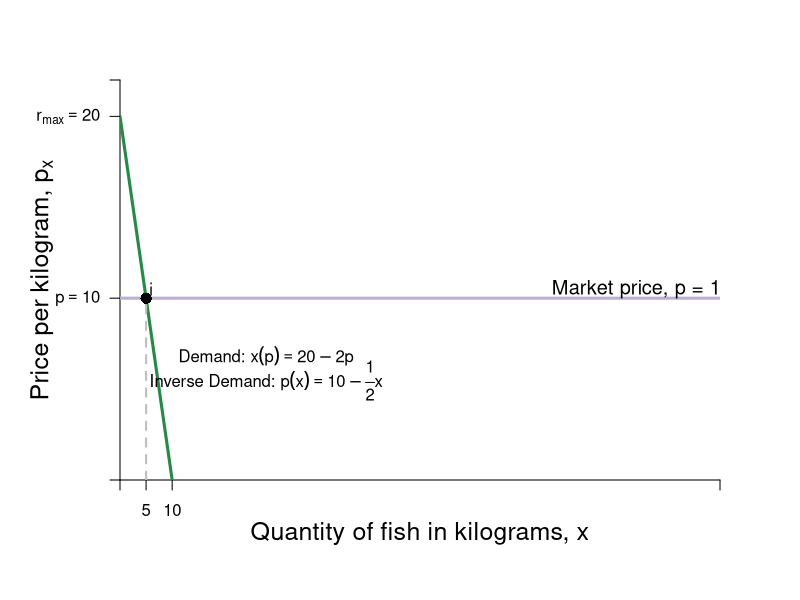

This chart was generated by the following R code:
require(shape)
pdf(file = "indmarketdemand/demand_market_indiv.pdf", width = 9, height = 7)

#Set parameters for graphics
axislabelsize <- 1.5
labelsize <- 1.2
graphlinewidth <- 3
segmentlinewidth <- 2

COL <- c("#7fc97f", "#beaed4", "#fdc086", "#ffff99", "#386cb0", "#f0027f", "#bf5b17", "#666666")
COLA <- c("#99d8c9","#66c2a4","#41ae76", "#238b45", "#005824")
COLB <- c("#4eb3d3", "#2b8cbe", "#0868ac","#084081")

par(mar =  c(6, 6, 4, 4))

MarketD <- function(x, rmax = 20, xmax = 10, n = 10) {
  rmax - (rmax/(n*xmax))*x
}

mrsA <- function(x, rmax = 20, xmax = 10) {
  rmax - (rmax/xmax)*x
}

uA <- function(x, y, rmax = 20, xmax = 10) {
  y + rmax*x - (1/2)(rmax/xmax)*x^2
}

xlims <- c(0, 115)
ylims <- c(0, 22)

npts <- 501 
x <- seq(xlims[1], xlims[2], length.out = npts)
y <- seq(ylims[1], ylims[2], length.out = npts) 
a <- c(46.08, 55, 64)
b <- c(46.08, 55, 64)

plot(0, 0, xlim = xlims, ylim = ylims, type = "n",
     xlab = expression(paste("")),
     ylab = expression(paste("")), 
     xaxt = "n", 
     yaxt = "n", 
     cex.lab = axislabelsize, 
     bty = "n",
     xaxs="i", 
     yaxs="i")

# ticksy <- seq(from = 0, to = ylims[2], by = 2)
# ylabels <- seq(from = 0, to = ylims[2], by = 2)
# ticksx <- seq(from = 0, to = xlims[2], by = 2)
# xlabels <- seq(from = 0, to = xlims[2], by = 2)
ticksy <- c(0, 10, 20, ylims[2])
ylabels <- c(NA, expression(paste(p == 10)), expression(paste(r[max] == 20)), NA)
ticksx <- c(0, 5, 10, xlims[2])
xlabels <- c(NA, expression(5), expression(paste(10)), NA)

axis(1, at = ticksx, pos = 0, labels = xlabels)
axis(2, at = ticksy, pos = 0, labels = ylabels, las = 1)

npts <- 500 
xx1 <- seq(xlims[1], xlims[2], length.out = npts)

#xpoly <- c(0, 10, 0)
#ypoly <- c(5, 5, 10)
#polygon(x = xpoly, y = ypoly, col = COL[4], density=NULL, border = NA)

#Lines for mrs graph
#lines(xx1, MarketD(xx1, rmax = 20, xmax = 10, n = 10), col = COLA[4], lwd = graphlinewidth)
lines(xx1, mrsA(xx1, rmax = 20, xmax = 10), col = COLA[4], lwd = graphlinewidth)

segments(0, 10, xlims[2], 10, lty = 1, col = COL[2] , lwd = graphlinewidth)
segments(5, 0, 5, 10, lty = 2, col = "gray" , lwd = segmentlinewidth)

#Label axes
mtext(expression(paste("Quantity of fish in kilograms, ", x)), side=1, line = 2.5, cex = axislabelsize)
text(-15, 0.5*ylims[2], expression(paste("Price per kilogram, ", p[x])), xpd = TRUE, cex = axislabelsize, srt = 90) 

points(5, 10, pch = 16, col = "black", cex = 1.5)
text(6, 10.5, expression(i))

#segments(4.11765, 6.17647, 5.88, 8.88, lty = 1, col = COL[2] , lwd = graphlinewidth)
text(100, 10.5, expression("Market price, p = 10"), cex = labelsize)
#text(7.3, 2.5, expression("Curve"))
#Arrows(7.3, 3.5, 7.3, 6.1, col = "black", lty = 1, lwd = 2, arr.type = "triangle", arr.lwd = 0.5)

#Label the iso-welfare functions for the HG, Aisha
# text(3.8, 1.5, expression(u[1]^A))
# text(4.6, 1.5, expression(u[2]^A))
# text(5.5, 1.5, expression(u[3]^A))
#text(6.6, 8.3, expression(u[4]^A))


#Label the indifference curves for the HG, Betty
# text(7.6, 17, expression(u[1]^B))
# text(6.75, 17, expression(u[2]^B))
# text(6, 17, expression(u[3]^B))
#text(3.4, 6.9, expression(v[4]^B))

#Label mrs function
text(28, 6.8, expression(paste("Demand: ", x(p) == 20 - 2*p)))
text(28, 5.5, expression(paste("Inverse Demand: ", p(x) == 10 - frac(1,2)*x)))
#Arrows(10, 7.5, 10, 5, col = "black", lty = 1, lwd = 2, arr.type = "triangle", arr.lwd = 0.5)

#Label satiation
#text(20, 3.5, expression(paste(x[max] == "Point")))
#text(20, 3, expression(paste("of Satiation")))
#Arrows(20, 2.5, 20, 0.5, col = "black", lty = 1, lwd = 2, arr.type = "triangle", arr.lwd = 0.5)

#Label highest willingness to pay
#text(5, 10, expression("Consumer Surplus"))
#text(5, 9, expression(paste(CS==frac(1, 2)*bgroup("(",r[max] - p,")")*x)))
#Arrows(5, 8.5, 5, 6, col = "black", lty = 1, lwd = 2, arr.type = "triangle", arr.lwd = 0.5)

dev.off()
